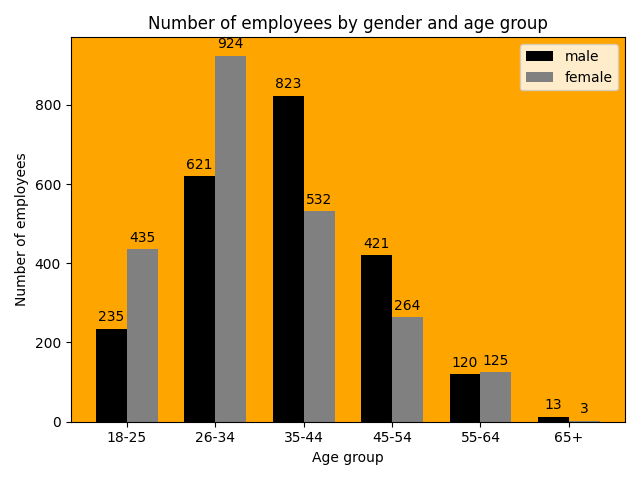

Here is the Python script that generated this plot:
##########################
# Module 4A - Matplotlib #
##########################

import numpy as np
import matplotlib.pyplot as plt

# slide 21 - 23
no_age_groups = 6
male = np.array([235, 621, 823, 421, 120, 13])
female = np.array([435, 924, 532, 264, 125, 3])

fig, ax = plt.subplots()
index = np.arange(no_age_groups)
bar_width = 0.35
male_bars = ax.bar(index, male, bar_width, color='k', label='male')
female_bars = ax.bar(index + bar_width, female, bar_width, color='0.5', label='female')
ax.set_facecolor('orange') # sets the background colour of the plot 
ax.set_xlabel('Age group') # sets the x-axis label 
ax.set_ylabel('Number of employees') # sets the y-axis label 
ax.set_title('Number of employees by gender and age group') # sets the plot title

ax.set_xticks(index + bar_width/2) # places the ticks right between the male and female bars
ax.set_xticklabels(('18-25', '26-34', '35-44', '45-54', '55-64', '65+'))
ax.bar_label(male_bars, padding=3)   # add values as labels to male bars
ax.bar_label(female_bars, padding=3) # add values as labels to female bars
ax.legend()

fig.tight_layout()
plt.savefig('grouped_bar_plot.png')
